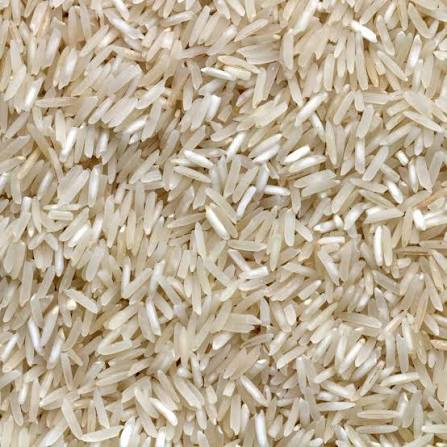
#> input picture rice_images/images.jpeg, 447 x 447 px
$ python debug_cluster.py
#> lines starting #> are read from the running program, lines starting #| are printed output that depends on the picture; after the words box and inside, x2 and y2 are one past the last pixel; in counts of white or black regions, pixels touching at a corner belong together
### config.py
"""
Global configuration for the Rice Grain Morphometric Analysis System.
All thresholds, defaults, and paths live here so the whole pipeline
can be tuned from one place.
"""

import os

BASE_DIR = os.path.dirname(os.path.abspath(__file__))

# ------------------------------------------------------------------
# Paths
# ------------------------------------------------------------------
UPLOAD_DIR = os.path.join(BASE_DIR, "uploads")
OUTPUT_DIR = os.path.join(BASE_DIR, "outputs")
CALIBRATION_DIR = os.path.join(BASE_DIR, "calibration")

CSV_DIR = os.path.join(OUTPUT_DIR, "csv")
EXCEL_DIR = os.path.join(OUTPUT_DIR, "excel")
JSON_DIR = os.path.join(OUTPUT_DIR, "json")
IMAGE_DIR = os.path.join(OUTPUT_DIR, "images")
PLOT_DIR = os.path.join(OUTPUT_DIR, "plots")

for _d in (UPLOAD_DIR, OUTPUT_DIR, CALIBRATION_DIR,
           CSV_DIR, EXCEL_DIR, JSON_DIR, IMAGE_DIR, PLOT_DIR):
    os.makedirs(_d, exist_ok=True)
#> further down, image is the input picture: shape (447, 447, 3); mean B, G, R 151.6, 175, 189.6

# ------------------------------------------------------------------
# Camera defaults
# ------------------------------------------------------------------
CAMERA_INDEX = 0
CAPTURE_WIDTH = 1920
CAPTURE_HEIGHT = 1080
CAPTURE_AUTO_EXPOSURE = True
CAPTURE_EXPOSURE = -7          # OpenCV exposure prop (log-scale)
CAPTURE_GAIN = 0
CAPTURE_WHITE_BALANCE = 4600
CAPTURE_FOCUS = 0
CAPTURE_FORMAT = ".jpg"
CAPTURE_JPEG_QUALITY = 95

# ------------------------------------------------------------------
# Preprocessing defaults
# ------------------------------------------------------------------
GAUSSIAN_BLUR_KERNEL = (5, 5)
CLAHE_CLIP_LIMIT = 2.0
CLAHE_GRID_SIZE = (8, 8)
MORPH_KERNEL_SIZE = 5
MORPH_ITERATIONS = 2

# ------------------------------------------------------------------
# Segmentation defaults
# ------------------------------------------------------------------
THRESHOLD_METHOD = "adaptive"      # "otsu" | "adaptive" | "canny_watershed"
THRESHOLD_BLOCK_SIZE = 45
THRESHOLD_C = 2
MIN_GRAIN_AREA_PX = 50             # discard blobs smaller than this
MAX_GRAIN_AREA_PX = 500000         # discard blobs larger than this
WATERSHED_DISTANCE_THRESHOLD = 0.2 # fraction of max distance-transform peak
FILL_HOLES = True

# ------------------------------------------------------------------
# Advanced Clustering
# ------------------------------------------------------------------
USE_CLUSTERING = True             # Use K-Means + Watershed instead of thresholding

# ------------------------------------------------------------------
# Cellpose 3 (cyto3) Segmentation
# ------------------------------------------------------------------
USE_CELLPOSE = True               # Use Cellpose 3 (cyto3) as the primary segmentation method
CELLPOSE_MODEL = "cyto3"          # Model type: "cyto3", "cyto2", "nuclei"
CELLPOSE_TILE_SIZE = 512          # Tile size for tiled inference
CELLPOSE_OVERLAP = 64             # Overlap between tiles
CELLPOSE_USE_TTA = False          # Use Test-Time Augmentation (rotations + flips) - disabled to avoid GPU OOM
CELLPOSE_DEVICE = "cuda"          # Run Cellpose on NVIDIA GPU (dnw-testing has CUDA)
CELLPOSE_DIAMETER_ESTIMATE = 0    # 0 = auto-detect; set >0 for rice-grain-specific diameter (px)
CELLPOSE_FLOW_THRESHOLD = 0.4     # Flow error threshold (lower = stricter segmentation)
CELLPOSE_CELLPROB_THRESHOLD = 0.0 # Cell probability threshold (higher = only confident detections)

# ------------------------------------------------------------------
# Calibration defaults
# ------------------------------------------------------------------
# Pixels-per-millimetre; updated after checkerboard / known-object calibration
PIXELS_PER_MM = 0.0                # 0 means "not calibrated" → px-only mode
CHECKERBOARD_SQUARE_MM = 25.0
CHECKERBOARD_PATTERN = (7, 10)     # inner corners

# ------------------------------------------------------------------
# Classification thresholds (mm where calibrated, px otherwise)
# ------------------------------------------------------------------
CLASSIFICATION_THRESHOLDS = {
    "long_grain_min_length": 6.0,
    "medium_grain_min_length": 5.0,
    "short_grain_max_length": 5.0,
    "broken_max_length_ratio": 0.75,  # < 75 % of median length → broken (adjustable via UI)
    "oversized_max_area_ratio": 1.8,  # > 180 % of median area → oversized
    "undersized_min_area_ratio": 0.4, # < 40 % of median area → undersized
    "abnormal_solidity_min": 0.85,
    "abnormal_circularity_max": 0.3,
    "abnormal_eccentricity_max": 0.95,
}

# ------------------------------------------------------------------
# Grading rules (configurable)
# ------------------------------------------------------------------
GRADING_RULES = {
    "premium": {
        "max_broken_pct": 2.0,
        "min_uniformity": 90.0,
        "max_abnormal_pct": 1.0,
        "max_cv_length": 10.0,
    },
    "grade_a": {
        "max_broken_pct": 5.0,
        "min_uniformity": 80.0,
        "max_abnormal_pct": 3.0,
        "max_cv_length": 15.0,
    },
    "grade_b": {
        "max_broken_pct": 10.0,
        "min_uniformity": 70.0,
        "max_abnormal_pct": 5.0,
        "max_cv_length": 20.0,
    },
    "grade_c": {
        "max_broken_pct": 15.0,
        "min_uniformity": 60.0,
        "max_abnormal_pct": 8.0,
        "max_cv_length": 25.0,
    },
    "reject": {
        "max_broken_pct": 100.0,
        "min_uniformity": 0.0,
        "max_abnormal_pct": 100.0,
        "max_cv_length": 100.0,
    },
}

# ------------------------------------------------------------------
# Flask (read from environment for cloud deployment)
# ------------------------------------------------------------------
FLASK_HOST = os.getenv("FLASK_HOST", "0.0.0.0")
FLASK_PORT = int(os.getenv("FLASK_PORT", "5050"))
FLASK_DEBUG = os.getenv("FLASK_DEBUG", "True").lower() == "true"
MAX_CONTENT_LENGTH = int(os.getenv("MAX_CONTENT_LENGTH", str(64 * 1024 * 1024)))

### core/clustering_segmentation.py
"""
Phase 4b – Advanced Clustering Segmentation (No YOLO)
Using K-Means + GrabCut to segment grains mathematically.
"""
import cv2
import numpy as np
import logging
from typing import Dict, Any, List

import config

logger = logging.getLogger(__name__)

class ClusteringSegmenter:
    """Unsupervised segmentation using Fast K-Means and Watershed."""

    def __init__(self):
        pass

    def segment(self, image: np.ndarray) -> Dict[str, Any]:
        """
        Run fast K-Means clustering in HSV space to find foreground/background,
        then apply Watershed to separate touching grains.
        Returns the exact dictionary format as classical Segmenter.
        """
        h_full, w_full = image.shape[:2]
#> h_full = 447; w_full = 447

        # 1. Fast K-Means on downscaled image
        # Downscale to max 640px for speed
        max_dim = 640
        scale = 1.0
        if max(h_full, w_full) > max_dim:
            scale = max_dim / max(h_full, w_full)
            small_img = cv2.resize(image, (int(w_full * scale), int(h_full * scale)))
        else:
            small_img = image.copy()

        h_small, w_small = small_img.shape[:2]
#> h_small = 447; w_small = 447

        # Convert to HSV and reshape
        hsv_small = cv2.cvtColor(small_img, cv2.COLOR_BGR2HSV)
#> hsv_small: shape (447, 447, 3); mean H, S, V 19.5, 55.3, 189.7
        Z = hsv_small.reshape((-1, 3))
        Z = np.float32(Z)

        # Run K-Means
        criteria = (cv2.TERM_CRITERIA_EPS + cv2.TERM_CRITERIA_MAX_ITER, 10, 1.0)
        K = 2
        _, labels_km, centers = cv2.kmeans(Z, K, None, criteria, 10, cv2.KMEANS_RANDOM_CENTERS)
#> centers = [[19.97, 40.54, 204.3], [18.51, 91.04, 154.1]]

        # Determine which cluster is rice.
        # Background is usually the larger cluster, or the one that dominates the edges.
        labels_small = labels_km.reshape((h_small, w_small))
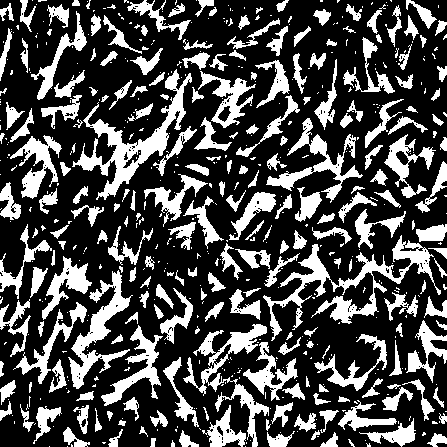
#> labels_small: shape (447, 447) int32; values 0 (black) and 1 (white), 29.2% white; 585 white regions (359 under 20 px), largest, box (x1, y1, x2, y2) and area: (263, 235, 441, 341) 3626, (72, 69, 192, 200) 3270, (183, 324, 269, 447) 2240
        edge_pixels = np.concatenate([
            labels_small[0, :], labels_small[-1, :],
            labels_small[:, 0], labels_small[:, -1]
        ])
#> edge_pixels = 1788 values, max 1 at index 20, min 0 at index 0, mean 0.252
        # Background is the most frequent label on the edges
        bg_label = np.bincount(edge_pixels).argmax()
#> bg_label = 0
        fg_cluster = 1 - bg_label
#> fg_cluster = 1

        # Generate full-resolution mask by applying the centers
        hsv_full = cv2.cvtColor(image, cv2.COLOR_BGR2HSV).astype(np.float32)
        dist_0 = np.linalg.norm(hsv_full - centers[0], axis=2)
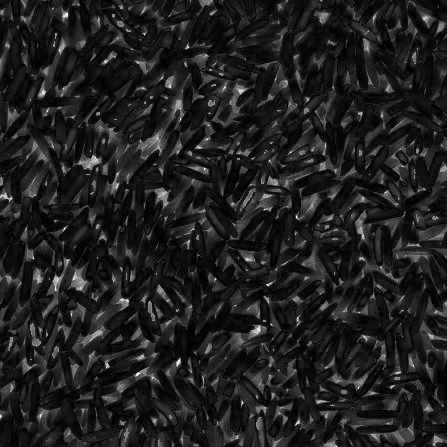
#> dist_0: shape (447, 447) float32; min 0.565, max 289.4, mean 36.9; drawn with min black and max white
        dist_1 = np.linalg.norm(hsv_full - centers[1], axis=2)
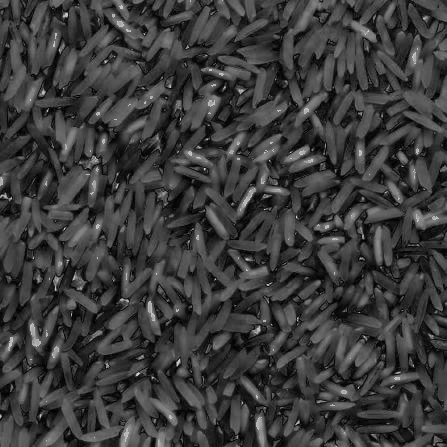
#> dist_1: shape (447, 447) float32; min 0.506, max 218.4, mean 60.2

        if fg_cluster == 0:
            binary_mask = (dist_0 < dist_1).astype(np.uint8) * 255
        else:
            binary_mask = (dist_1 < dist_0).astype(np.uint8) * 255
#> binary_mask: shape (447, 447); 29.7% white; 562 white regions (342 under 20 px), largest, box (x1, y1, x2, y2) and area: (263, 235, 441, 342) 3682, (72, 69, 192, 200) 3315, (183, 324, 269, 447) 2273

        # If binary mask is empty or inverted, fallback to brightness
        if np.count_nonzero(binary_mask) == 0 or np.count_nonzero(binary_mask) > (h_full * w_full * 0.9):
            v_mean_0 = centers[0][2]
            v_mean_1 = centers[1][2]
            fg_cluster = 0 if v_mean_0 > v_mean_1 else 1
            if fg_cluster == 0:
                binary_mask = (dist_0 < dist_1).astype(np.uint8) * 255
            else:
                binary_mask = (dist_1 < dist_0).astype(np.uint8) * 255

        # 2. Morphological Cleanup
        kernel = cv2.getStructuringElement(cv2.MORPH_ELLIPSE, (5, 5))
        binary_mask = cv2.morphologyEx(binary_mask, cv2.MORPH_OPEN, kernel, iterations=2)
#> binary_mask: shape (447, 447); 9.9% white; 126 white regions, largest, box (x1, y1, x2, y2) and area: (73, 294, 129, 353) 934, (108, 130, 135, 183) 686, (103, 366, 157, 404) 603
        binary_mask = cv2.morphologyEx(binary_mask, cv2.MORPH_CLOSE, kernel, iterations=2)
#> binary_mask: shape (447, 447); 10.3% white; 110 white regions (4 under 20 px), largest, box (x1, y1, x2, y2) and area: (94, 121, 135, 195) 1012, (73, 294, 129, 353) 968, (32, 266, 89, 296) 856

        # 3. Distance Transform & Watershed
        # Sure background area
        sure_bg = cv2.dilate(binary_mask, kernel, iterations=3)
#> sure_bg: shape (447, 447); 31.4% white; 69 white regions, largest, box (x1, y1, x2, y2) and area: (72, 115, 173, 201) 4196, (65, 268, 135, 393) 3968, (0, 103, 65, 223) 3687

        # Finding sure foreground area using distance transform
        dist_transform = cv2.distanceTransform(binary_mask, cv2.DIST_L2, 5)
        _, sure_fg = cv2.threshold(dist_transform, 0.4 * dist_transform.max(), 255, 0)
#> sure_fg: shape (447, 447) float32; 2.5% white; 138 white regions (82 under 20 px), largest, box (x1, y1, x2, y2) and area: (80, 298, 126, 346) 360, (111, 134, 131, 180) 272, (141, 132, 164, 154) 225
        sure_fg = np.uint8(sure_fg)

        # Finding unknown region
        unknown = cv2.subtract(sure_bg, sure_fg)
#> unknown: shape (447, 447); 29% white; 69 white regions, largest, box (x1, y1, x2, y2) and area: (72, 115, 173, 201) 3598, (65, 268, 135, 393) 3507, (0, 103, 65, 223) 3347

        # Marker labelling
        _, markers = cv2.connectedComponents(sure_fg)
#> markers: shape (447, 447) int32; 139 distinct labels, from 0 to 138

        # Add one to all labels so that sure background is not 0, but 1
        markers = markers + 1
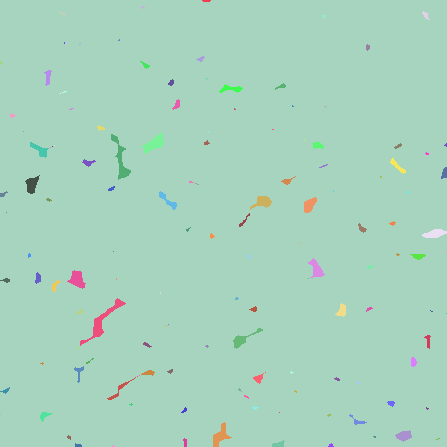
#> markers: shape (447, 447) int32; 139 distinct labels, from 1 to 139; one colour per label, 0 black

        # Now, mark the region of unknown with zero
        markers[unknown == 255] = 0
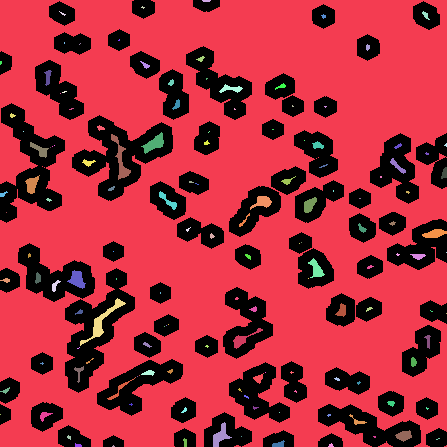
#> markers: shape (447, 447) int32; 140 distinct labels, from 0 to 139; one colour per label, 0 black

        # Apply watershed
        markers = cv2.watershed(image, markers)
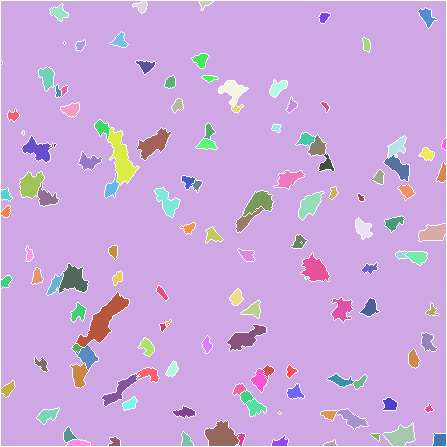
#> markers: shape (447, 447) int32; 137 distinct labels, from -1 to 139; one colour per label, 0 black, -1 white

        # 4. Extract distinct grains
        labels_img = np.zeros((h_full, w_full), dtype=np.int32)
        grains = []
        valid_grain_idx = 1

        # Get unique markers (excluding background 1 and boundaries -1)
        # Pre-calculate areas to avoid O(N * H * W) operations on noise pixels
        # clip(min=0) because boundaries are -1
        flattened_markers = markers.flatten()
        flattened_markers[flattened_markers < 0] = 0
        marker_areas = np.bincount(flattened_markers)
#> marker_areas = 140 values, max 171938 at index 1, min 0 at index 73, mean 1427.2

        unique_markers = np.unique(markers)
#> unique_markers = 137 values from -1 to 139

        for m in unique_markers:
            if m <= 1:
                continue

            # Fast area check BEFORE creating the full image mask
            if m < len(marker_areas):
                area = marker_areas[m]
                if area < config.MIN_GRAIN_AREA_PX or area > config.MAX_GRAIN_AREA_PX:
                    continue

            # Create a mask for this specific grain
            grain_mask = np.zeros((h_full, w_full), dtype=np.uint8)
            grain_mask[markers == m] = 255

            # Find contours
            contours, _ = cv2.findContours(grain_mask, cv2.RETR_EXTERNAL, cv2.CHAIN_APPROX_SIMPLE)
            if not contours:
                continue

            contour = max(contours, key=cv2.contourArea)
            actual_area = cv2.contourArea(contour)

            # Filter by actual contour area just to be safe
            if actual_area < config.MIN_GRAIN_AREA_PX or actual_area > config.MAX_GRAIN_AREA_PX:
                continue

            labels_img[markers == m] = valid_grain_idx
            grains.append({
                "label": valid_grain_idx,
                "contour": contour,
                "mask": grain_mask,
            })
            valid_grain_idx += 1
#> this loop made 137 passes
#> (area, actual_area) on passes 3, 4, 5, 6, 7, 8, 10, 11, 12, 14, 15, 16: (55, 37), (90, 70.5), (151, 125), (164, 138), (74, 59), (127, 105), (65, 50), (67, 50.5), (138, 116.5), (135, 112), (221, 190), (90, 73.5)
#> area on passes 20, 21, 24, 26, 29, 39: 38, 41, 35, 44, 44, 34
#> grain_mask: shape (447, 447); 0.04% white; 1 white region, box (x1, y1, x2, y2) and area: (109, 437, 120, 446) 72
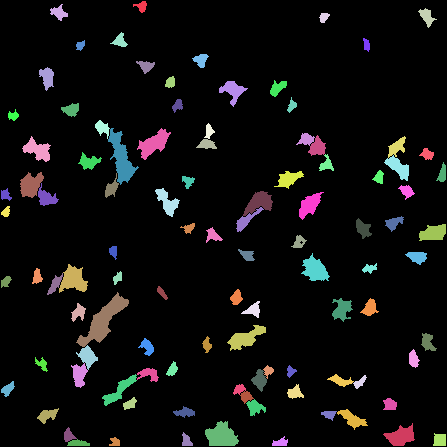
#> labels_img: shape (447, 447) int32; 103 distinct labels, from 0 to 102; one colour per label, 0 black
#> after the loop, grains = 102 items; valid_grain_idx = 103

        dt_vis = np.zeros_like(dist_transform, dtype=np.uint8)
        if dist_transform.max() > 0:
            dt_vis = (dist_transform / dist_transform.max() * 255).astype(np.uint8)

        return {
            "labels": labels_img,
            "num_grains": len(grains),
            "grains": grains,
            "raw_components": len(unique_markers) - 2,
            "filtered_components": len(grains),
            "steps": {"kmeans_mask": binary_mask, "distance_transform": dt_vis}
        }

### debug_cluster.py
import cv2
import numpy as np
from core.clustering_segmentation import ClusteringSegmenter

image = cv2.imread('rice_images/images.jpeg')
segmenter = ClusteringSegmenter()
res = segmenter.segment(image)
#> res = 6 items
print(f"Num grains: {res['num_grains']}")
#| Num grains: 102
cv2.imwrite('test_mask.jpg', res['steps']['kmeans_mask'])
cv2.imwrite('test_dt.jpg', res['steps']['distance_transform'])

$ run again, with rice_images/holding-fresh-rice-stockcake.jpg copied over rice_images/images.jpeg
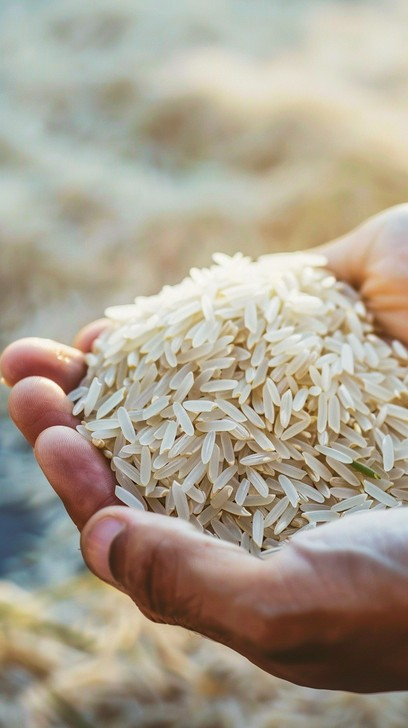
#> input picture rice_images/holding-fresh-rice-stockcake.jpg, 408 x 728 px
#> image is the input picture: shape (728, 408, 3); mean B, G, R 143.5, 160.1, 170
#> hsv_small: shape (640, 358, 3); mean H, S, V 35.1, 54.1, 173.1
#> centers = [[40.39, 34.75, 188.1], [16.04, 123.7, 119.2]]
#> labels_small: shape (640, 358) int32; values 0 (black) and 1 (white), 21.7% white; 153 white regions (73 under 20 px), largest, box (x1, y1, x2, y2) and area: (7, 348, 358, 611) 27111, (166, 379, 251, 481) 2449, (285, 230, 358, 308) 2163
#> edge_pixels = 1996 values, max 1 at index 417, min 0 at index 0, mean 0.236
#> bg_label = 0
#> fg_cluster = 1
#> sure_bg: shape (728, 408); 27.6% white; 30 white regions, largest, box (x1, y1, x2, y2) and area: (2, 390, 408, 700) 41397, (46, 664, 247, 728) 7126, (328, 258, 408, 354) 4343
#> unknown: shape (728, 408); 23.9% white; 30 white regions, largest, box (x1, y1, x2, y2) and area: (2, 390, 408, 700) 30418, (46, 664, 247, 728) 7126, (328, 258, 408, 354) 4343
#> in segment, `markers = cv2.watershed(image, markers)`:
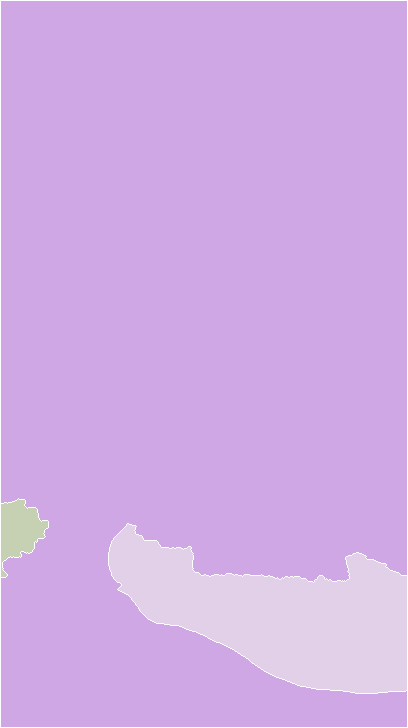
#> markers: shape (728, 408) int32; 4 distinct labels, from -1 to 3; one colour per label, 0 black, -1 white
#> marker_areas = [3129, 264387, 2013, 27495]
#> unique_markers = [-1, 1, 2, 3]
#> the loop in segment, `for m in unique_markers:` made 4 passes
#> (area, actual_area, valid_grain_idx) on passes 3 to 4: (2013, 1900.5, 2), (27495, 27085.5, 3)
#> after the loop in segment, `for m in unique_markers:`:
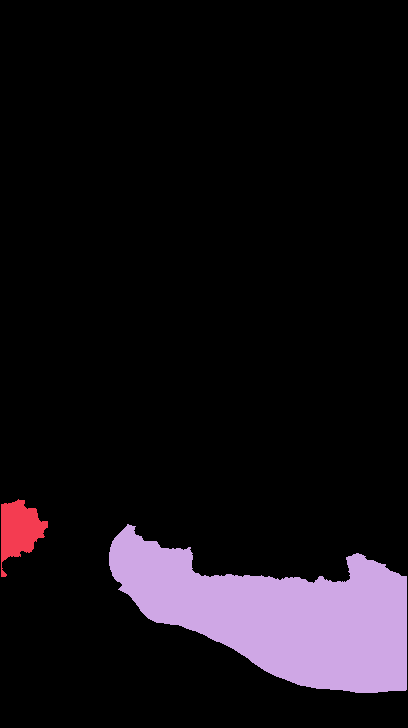
#> labels_img: shape (728, 408) int32; 3 distinct labels, from 0 to 2; one colour per label, 0 black
#> after the loop in segment, `for m in unique_markers:`: grains = 2 items; valid_grain_idx = 3
#> res = 6 items
#| Num grains: 2
